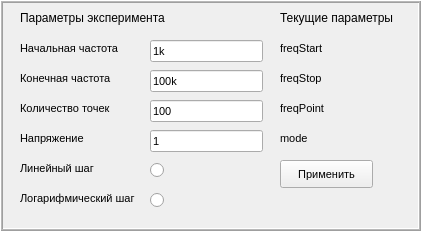
     <widget class="QFrame" name="frame_exp_param">
      <property name="geometry">
       <rect>
        <x>10</x>
        <y>120</y>
        <width>421</width>
        <height>231</height>
       </rect>
      </property>
      <property name="frameShape">
       <enum>QFrame::Box</enum>
      </property>
      <property name="frameShadow">
       <enum>QFrame::Raised</enum>
      </property>
      <property name="midLineWidth">
       <number>1</number>
      </property>
      <widget class="QWidget" name="widget_exp_param" native="true">
       <property name="geometry">
        <rect>
         <x>0</x>
         <y>0</y>
         <width>421</width>
         <height>221</height>
        </rect>
       </property>
       <widget class="QLabel" name="labelChoosedMode">
        <property name="geometry">
         <rect>
          <x>280</x>
          <y>130</y>
          <width>111</width>
          <height>16</height>
         </rect>
        </property>
        <property name="font">
         <font>
          <family>Arial</family>
          <pointsize>8</pointsize>
          <weight>50</weight>
          <bold>false</bold>
         </font>
        </property>
        <property name="text">
         <string>mode</string>
        </property>
       </widget>
       <widget class="QLabel" name="label_3">
        <property name="geometry">
         <rect>
          <x>20</x>
          <y>40</y>
          <width>111</width>
          <height>16</height>
         </rect>
        </property>
        <property name="font">
         <font>
          <family>Arial</family>
          <pointsize>8</pointsize>
          <weight>50</weight>
          <bold>false</bold>
         </font>
        </property>
        <property name="text">
         <string>Начальная частота</string>
        </property>
       </widget>
       <widget class="QLabel" name="label_13">
        <property name="geometry">
         <rect>
          <x>20</x>
          <y>130</y>
          <width>111</width>
          <height>16</height>
         </rect>
        </property>
        <property name="font">
         <font>
          <family>Arial</family>
          <pointsize>8</pointsize>
          <weight>50</weight>
          <bold>false</bold>
         </font>
        </property>
        <property name="text">
         <string>Напряжение</string>
        </property>
       </widget>
       <widget class="QLabel" name="label_17">
        <property name="geometry">
         <rect>
          <x>20</x>
          <y>190</y>
          <width>121</width>
          <height>16</height>
         </rect>
        </property>
        <property name="font">
         <font>
          <family>Arial</family>
          <pointsize>8</pointsize>
          <weight>50</weight>
          <bold>false</bold>
         </font>
        </property>
        <property name="text">
         <string>Логарифмический шаг</string>
        </property>
       </widget>
       <widget class="QLabel" name="label_6">
        <property name="geometry">
         <rect>
          <x>20</x>
          <y>10</y>
          <width>181</width>
          <height>16</height>
         </rect>
        </property>
        <property name="font">
         <font>
          <family>Arial</family>
          <pointsize>9</pointsize>
          <weight>50</weight>
          <bold>false</bold>
         </font>
        </property>
        <property name="text">
         <string>Параметры эксперимента</string>
        </property>
       </widget>
       <widget class="QLineEdit" name="lineEditStopFreq">
        <property name="geometry">
         <rect>
          <x>150</x>
          <y>70</y>
          <width>113</width>
          <height>22</height>
         </rect>
        </property>
        <property name="font">
         <font>
          <family>Arial</family>
          <pointsize>8</pointsize>
          <weight>50</weight>
          <bold>false</bold>
         </font>
        </property>
        <property name="text">
         <string>100k</string>
        </property>
       </widget>
       <widget class="QRadioButton" name="radioLog">
        <property name="geometry">
         <rect>
          <x>150</x>
          <y>190</y>
          <width>21</width>
          <height>20</height>
         </rect>
        </property>
        <property name="font">
         <font>
          <family>Arial</family>
          <pointsize>8</pointsize>
          <weight>50</weight>
          <bold>false</bold>
         </font>
        </property>
        <property name="text">
         <string/>
        </property>
       </widget>
       <widget class="QLabel" name="labelFreqPoints">
        <property name="geometry">
         <rect>
          <x>280</x>
          <y>100</y>
          <width>111</width>
          <height>16</height>
         </rect>
        </property>
        <property name="font">
         <font>
          <family>Arial</family>
          <pointsize>8</pointsize>
          <weight>50</weight>
          <bold>false</bold>
         </font>
        </property>
        <property name="text">
         <string>freqPoint</string>
        </property>
       </widget>
       <widget class="QLineEdit" name="lineEditStartFreq">
        <property name="geometry">
         <rect>
          <x>150</x>
          <y>40</y>
          <width>113</width>
          <height>22</height>
         </rect>
        </property>
        <property name="font">
         <font>
          <family>Arial</family>
          <pointsize>8</pointsize>
          <weight>50</weight>
          <bold>false</bold>
         </font>
        </property>
        <property name="text">
         <string>1k</string>
        </property>
       </widget>
       <widget class="QLineEdit" name="lineEditPointsFreq">
        <property name="geometry">
         <rect>
          <x>150</x>
          <y>100</y>
          <width>113</width>
          <height>22</height>
         </rect>
        </property>
        <property name="font">
         <font>
          <family>Arial</family>
          <pointsize>8</pointsize>
          <weight>50</weight>
          <bold>false</bold>
         </font>
        </property>
        <property name="text">
         <string>100</string>
        </property>
       </widget>
       <widget class="QLineEdit" name="lineEditPointsLevel">
        <property name="geometry">
         <rect>
          <x>150</x>
          <y>130</y>
          <width>113</width>
          <height>22</height>
         </rect>
        </property>
        <property name="font">
         <font>
          <family>Arial</family>
          <pointsize>8</pointsize>
          <weight>50</weight>
          <bold>false</bold>
         </font>
        </property>
        <property name="text">
         <string>1</string>
        </property>
       </widget>
       <widget class="QLabel" name="labelFreqStop">
        <property name="geometry">
         <rect>
          <x>280</x>
          <y>70</y>
          <width>111</width>
          <height>16</height>
         </rect>
        </property>
        <property name="font">
         <font>
          <family>Arial</family>
          <pointsize>8</pointsize>
          <weight>50</weight>
          <bold>false</bold>
         </font>
        </property>
        <property name="text">
         <string>freqStop</string>
        </property>
       </widget>
       <widget class="QLabel" name="label_4">
        <property name="geometry">
         <rect>
          <x>20</x>
          <y>100</y>
          <width>111</width>
          <height>16</height>
         </rect>
        </property>
        <property name="font">
         <font>
          <family>Arial</family>
          <pointsize>8</pointsize>
          <weight>50</weight>
          <bold>false</bold>
         </font>
        </property>
        <property name="text">
         <string>Количество точек</string>
        </property>
       </widget>
       <widget class="QLabel" name="label_16">
        <property name="geometry">
         <rect>
          <x>20</x>
          <y>160</y>
          <width>111</width>
          <height>16</height>
         </rect>
        </property>
        <property name="font">
         <font>
          <family>Arial</family>
          <pointsize>8</pointsize>
          <weight>50</weight>
          <bold>false</bold>
         </font>
        </property>
        <property name="text">
         <string>Линейный шаг</string>
        </property>
       </widget>
       <widget class="QRadioButton" name="radioLine">
        <property name="geometry">
         <rect>
          <x>150</x>
          <y>160</y>
          <width>31</width>
          <height>20</height>
         </rect>
        </property>
        <property name="font">
         <font>
          <family>Arial</family>
          <pointsize>8</pointsize>
          <weight>50</weight>
          <bold>false</bold>
         </font>
        </property>
        <property name="text">
         <string/>
        </property>
       </widget>
       <widget class="QLabel" name="labelFreqStart">
        <property name="geometry">
         <rect>
          <x>280</x>
          <y>40</y>
          <width>111</width>
          <height>16</height>
         </rect>
        </property>
        <property name="font">
         <font>
          <family>Arial</family>
          <pointsize>8</pointsize>
          <weight>50</weight>
          <bold>false</bold>
         </font>
        </property>
        <property name="text">
         <string>freqStart</string>
        </property>
       </widget>
       <widget class="QLabel" name="label_5">
        <property name="geometry">
         <rect>
          <x>20</x>
          <y>70</y>
          <width>111</width>
          <height>16</height>
         </rect>
        </property>
        <property name="font">
         <font>
          <family>Arial</family>
          <pointsize>8</pointsize>
          <weight>50</weight>
          <bold>false</bold>
         </font>
        </property>
        <property name="text">
         <string>Конечная частота</string>
        </property>
       </widget>
       <widget class="QLabel" name="label_8">
        <property name="geometry">
         <rect>
          <x>280</x>
          <y>10</y>
          <width>121</width>
          <height>16</height>
         </rect>
        </property>
        <property name="font">
         <font>
          <family>Arial</family>
          <pointsize>9</pointsize>
          <weight>50</weight>
          <bold>false</bold>
         </font>
        </property>
        <property name="text">
         <string>Текущие параметры</string>
        </property>
       </widget>
       <widget class="QPushButton" name="btnApply">
        <property name="geometry">
         <rect>
          <x>280</x>
          <y>160</y>
          <width>93</width>
          <height>28</height>
         </rect>
        </property>
        <property name="font">
         <font>
          <family>Arial</family>
          <pointsize>8</pointsize>
          <weight>50</weight>
          <bold>false</bold>
         </font>
        </property>
        <property name="text">
         <string>Применить</string>
        </property>
       </widget>
      </widget>
     </widget>
